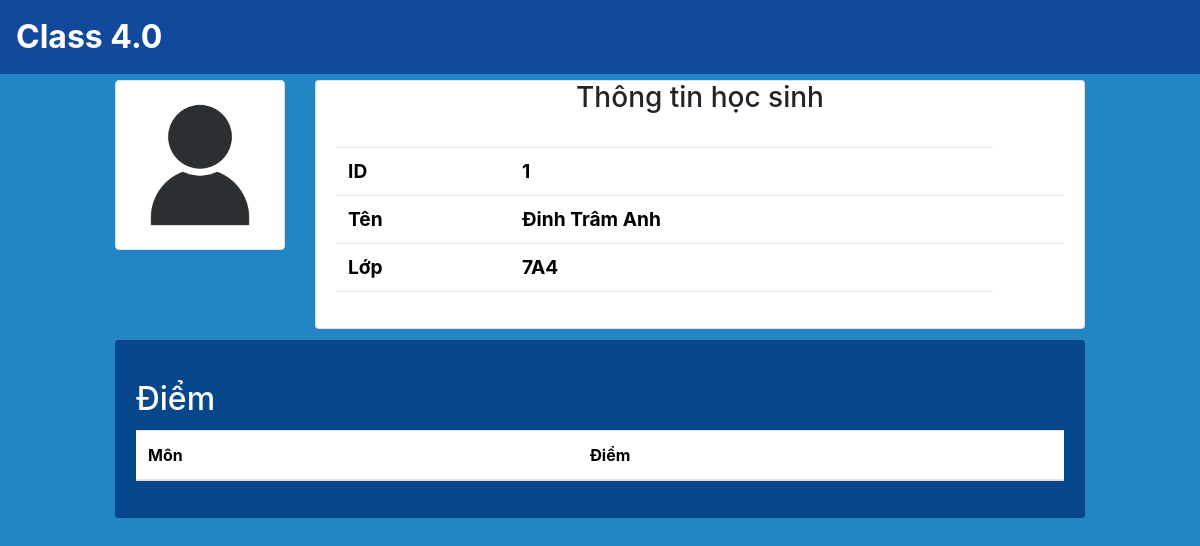
The page /studentportal/1/ on the database its author committed.
### SM/models.py (models this page shows, shortened)
class Student(models.Model):
    id = models.IntegerField(primary_key=True)
    name = models.CharField(max_length=100,blank=False, null=False)
    classroom = models.ForeignKey(Classroom, on_delete=models.CASCADE, related_name='student') # cho phép classroom truy vấn được các student của mình

class Classroom(models.Model):
    name = models.CharField(primary_key=True,max_length=10)
    manager = models.ForeignKey('app_User.Teacher', on_delete=models.CASCADE,related_name='classroom') # 1 lớp chỉ có 1 giáo viên và ngược lại

### StudentPortal/views.py (the view)
# urls.py: path('<int:student>/', views.student_lookup, name= 'Lookup'),
def student_lookup(request, student):
    student = get_object_or_404(Student, id=student)
    marks = student.marks.all()
    classroom = student.classroom
    classroomsubjects = ClassroomSubject.objects.filter(classroom=classroom).first()
    subjects = classroomsubjects.subject.all()
    marks_by_subject = {}
    for mark in marks:
        if mark.subject.name not in marks_by_subject:
            marks_by_subject[mark.subject.name] = [mark.scores]
        else:
            marks_by_subject[mark.subject.name].append(mark.scores)
    context = {
        'student': student,
        'marks': marks,
        'student_of_subjects': subjects,
        'marks_by_subject': marks_by_subject,
    }
    return render(request, 'lookup.html',context)

### StudentPortal/templates/lookup.html (shortened to what this page needs)
{% extends "base.html" %}
{% load static %}
{% block content %}
<div class="row">
    <div class="col-1"></div>
    <div class="col-2">
        <img src="{% static "illustration-of-human-icon-user-symbol-icon-modern-design-on-blank-background-free-vector.jpg" %}" class="img-thumbnail" alt="...">
    </div>
    <div class="col-8">
        <div class="card">
            <h3 class="card-title text-center">Thông tin học sinh</h3>
            <div class="card-body">
                <table class="table">
                    <tbody>
                    <tr>
                        <th class="display-6 font-weight-bold" style="font-size: 1.2em" scope="row">ID</th>
                        <td class="display-6 font-weight-bold" style="font-size: 1.2em">{{ student.id }}</td>
                    </tr>
                    <tr>
                        <th class="display-6 font-weight-bold" style="font-size: 1.2em" scope="row">Tên</th>
                        <td class="display-6 font-weight-bold" style="font-size: 1.2em">{{ student.name }}<td>
                    </tr>
                    <tr>
                        <th class="display-6 font-weight-bold" style="font-size: 1.2em" scope="row">Lớp</th>
                        <td class="display-6 font-weight-bold" style="font-size: 1.2em">{{ student.classroom.name }}</td>
                    </tr>
                    </tbody>
                </table>
            </div>
        </div>
    </div>
    <div class="col-1"></div>
</div>
<div class="row" style="margin-top: 1%">
    <div class="col-1"></div>
    <div class="col-10">
        <div class="card" style="background-color: #07478D">
            <div class="card-body">
                <h2 class="card-title text-white" style="margin-top: 2%;">Điểm</h2>
                <table class="table">
                    <thead>
                    <tr>
                        <th scope="col">Môn</th>
                        <th scope="col">Điểm</th>
                    </tr>
                    </thead>
                </table>
            </div>
        </div>
    </div>
    <div class="col-1"></div>
</div>
{% endblock content %}

### templates/base.html (style rules this page uses)
body { margin: 0; padding: 0; height: 100vh; width: 100vw; overflow-x: hidden; }

### rows shown on the page
Student: id "1", name "Đinh Trâm Anh", classroom.name "7A4"
